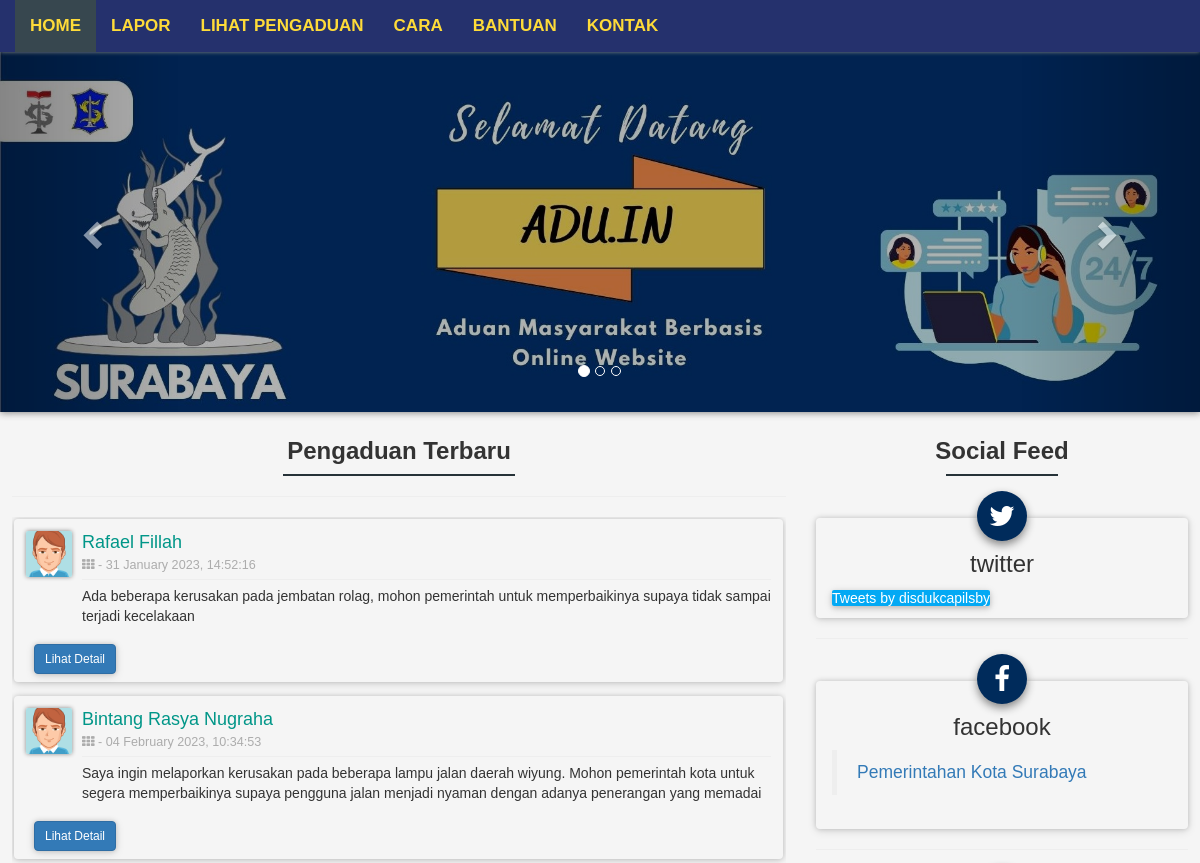
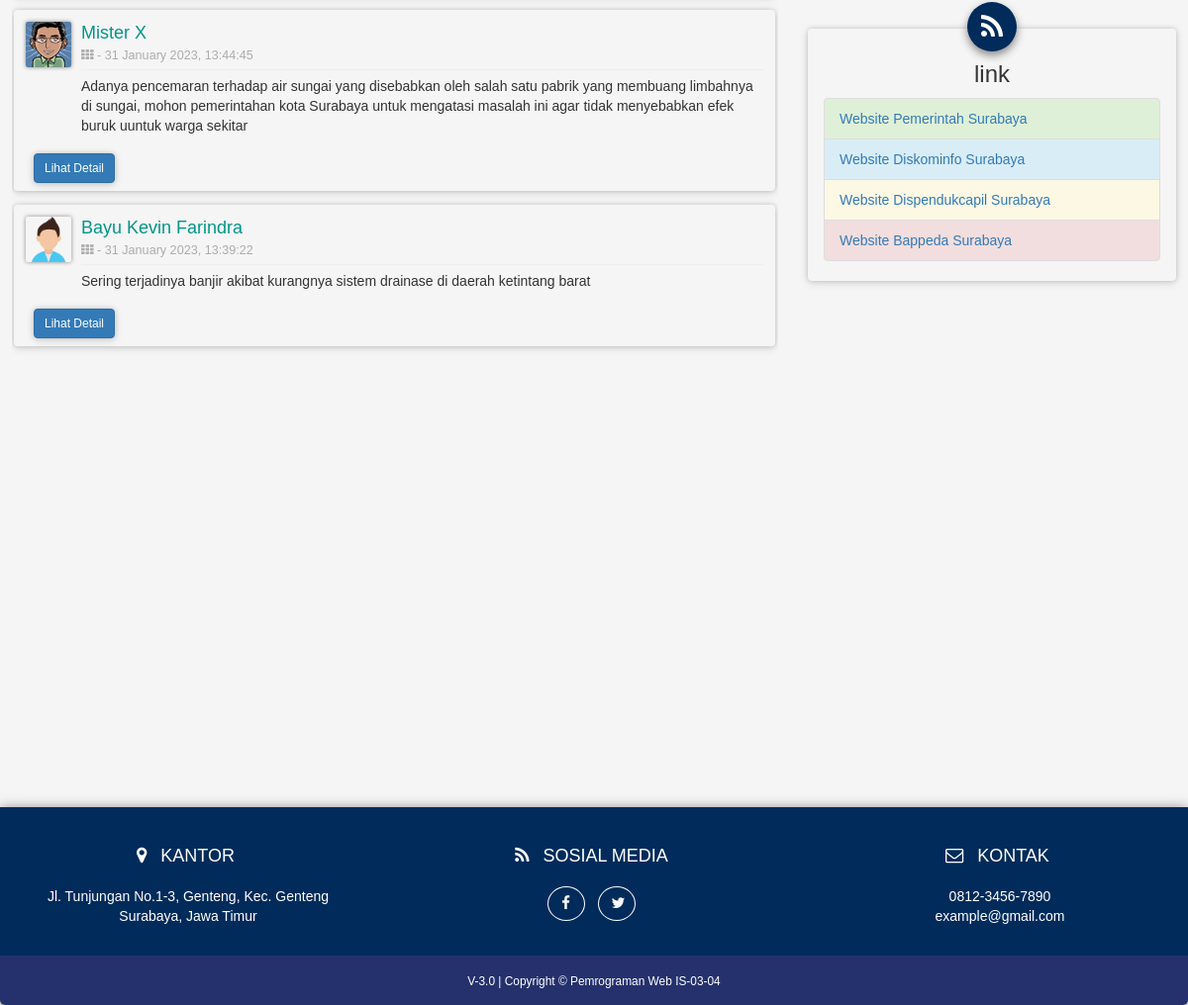
The page /user/public/home.php on the database its author committed (2 pictures, top to bottom).
### tables this page shows
CREATE TABLE `laporan` (
  `id` int(11) NOT NULL,
  `nama` varchar(64) NOT NULL,
  `email` varchar(64) NOT NULL,
  `telpon` varchar(12) NOT NULL,
  `alamat` varchar(256) NOT NULL,
  `tujuan` int(11) NOT NULL,
  `isi` varchar(2048) NOT NULL,
  `tanggal` timestamp NOT NULL DEFAULT current_timestamp() ON UPDATE current_timestamp(),
  `status` varchar(12) NOT NULL
);

### user/public/home.php (the view, shortened to what this page needs)
<?php
    require_once("database.php");
?>
<?php
function RandomAvatar(){
    $photoAreas = array("avatar1.png", "avatar2.png", "avatar3.png", "avatar4.png", "avatar5.png", "avatar6.png", "avatar7.png", "avatar8.png", "avatar9.png", "avatar10.png", "avatar11.png");
    $randomNumber = array_rand($photoAreas);
    $randomImage = $photoAreas[$randomNumber];
    echo $randomImage;
}
?>
<!DOCTYPE html>
<html lang="id" style="scroll-behavior: smooth;">
<head>
    <link rel="stylesheet" href="css\styles.css">
    <link rel="stylesheet" href="css/font-awesome.min.css">
    <link href="css/style.css" rel="stylesheet">
</head>
<body style="width:100%; margin: 0;">
    <div class="shadow">
        <nav class="navbar navbar-inverse navbar-fixed form-shadow" style="width:100%; margin: 0;">
            <div class="container-fluid" style="padding: 0;">
                <div class="collapse navbar-collapse" id="bs-example-navbar-collapse-1" style="background-color: #25316D; width: 100%;">
                    <ul class="nav navbar-nav nav-link">
                        <li class="active"><a href="" style="color: #FEDB39; font-weight: bold; font-size: 17px;">HOME</a></li>
                        <li><a href="lapor" style="color: #FEDB39; font-weight: bold; font-size: 17px;">LAPOR</a></li>
                        <li><a href="lihat" style="color: #FEDB39; font-weight: bold; font-size: 17px;">LIHAT PENGADUAN</a></li>
                        <li><a href="cara" style="color: #FEDB39; font-weight: bold; font-size: 17px;">CARA</a></li>
                        <li><a href="bantuan" style="color: #FEDB39; font-weight: bold; font-size: 17px;">BANTUAN</a></li>
                        <li><a href="kontak" style="color: #FEDB39; font-weight: bold; font-size: 17px;">KONTAK</a></li>
                    </ul>
            </div>
        </div>
    </nav>
    <div id="mainCarousel" class="carousel slide" data-ride="carousel">
        <ol class="carousel-indicators">
            <li data-target="#mainCarousel" data-slide-to="0" class="active"></li>
            <li data-target="#mainCarousel" data-slide-to="1"></li>
            <li data-target="#mainCarousel" data-slide-to="2"></li>
        </ol>
        <div class="carousel-inner" role="listbox">
            <div class="item active">
                <img src="images/home-1.jpg" alt="...">
            </div>
        </div>
        <a class="left carousel-control" href="#mainCarousel" role="button" data-slide="prev">
            <span class="glyphicon glyphicon-chevron-left"></span>
        </a>
        <a class="right carousel-control" href="#mainCarousel" role="button" data-slide="next">
            <span class="glyphicon glyphicon-chevron-right"></span>
        </a>
    </div>
    <div class="main-content">
        <div class="section">
            <div class="row">
                <div class="col-md-8">
                    <br>
                    <h3 class="text-center h3-custom"><strong>Pengaduan Terbaru</strong></h3>
                    <hr class="custom-line"/>
                    <hr>
                    <div class="scroll-laporan">
                        <?php
                        $statement = $db->query("SELECT * FROM `laporan` ORDER BY id DESC");
                        foreach ($statement as $key ) {
                            $mysqldate = $key['tanggal'];
                            $phpdate = strtotime($mysqldate);
                            $tanggal = date( 'd F Y, H:i:s', $phpdate);
                            ?>
                            <div class="panel-body card-shadow-2">
                                <a class="media-left" href="#"><img class="img-circle img-sm form-shadow" src="images/avatar/<?php RandomAvatar(); ?>"></a>
                                <div class="media-body">
                                    <div>
                                        <h4 class="text-green profil-name" style="font-family: helvetica;"><?php echo $key['nama']; ?></h4>
                                        <p class="text-muted text-sm"><i class="fa fa-th fa-fw"></i>  -  <?php echo $tanggal; ?></p>
                                    </div>
                                    <hr class="hr-nama">
                                    <p>
                                        <?php echo $key['isi']; ?>
                                    </p>
                                </div>
                                <div class="form-inline">
                                    <button type="button" class="btn btn-primary btn-sm btn-custom card-shadow-2" data-toggle="modal" data-target="#ModalDetail<?php echo $key['id']; ?>" style="margin: 8px;">
                                        Lihat Detail
                                    </button>
								</div>
                            </div>
                            <?php
                        }
                        ?>
                    </div>
                </div>
                <div class="col-md-4">
                    <br>
                    <h3 class="text-center h3-custom"><strong>Social Feed</strong></h3>
                    <hr class="custom-line"/>
                    <div class="box">
                        <div class="box-icon shadow" style="background-color: #002B5B;">
                            <span class="fa fa-2x fa-twitter"></span>
                        </div>
                        <div class="info">
                            <h3 class="text-center">twitter</h3>
                            <a class="twitter-timeline" href="https://twitter.com/dispendukcapils" data-width="500" data-height="300">Tweets by disdukcapilsby</a>
                        </div>
                    </div>
                    <hr>
                    <div class="box">
                        <div class="box-icon shadow" style="background-color: #002B5B;">
                            <span class="fa fa-2x fa-facebook"></span>
                        </div>
                        <div class="info">
                            <h3 class="text-center">facebook</h3>
                            <div class="fb-page" data-height="300" data-width="500" data-href="https://www.facebook.com/HumasPemkotSurabaya/" data-tabs="timeline" data-small-header="false" data-adapt-container-width="true" data-hide-cover="false" data-show-facepile="true">
                                <blockquote cite="https://www.facebook.com/HumasPemkotSurabaya/" class="fb-xfbml-parse-ignore">
                                    <a href="https://www.facebook.com/HumasPemkotSurabaya/">Pemerintahan Kota Surabaya</a>
                                </blockquote>
                            </div>
                        </div>
                    </div>
                    <hr>
                    <div class="box">
                        <div class="box-icon shadow" style="background-color: #002B5B;">
                            <span class="fa fa-2x fa-rss"></span>
                        </div>
                        <div class="info">
                            <h3 class="text-center">link</h3>
                            <ul class="list-group">
                                <li class="list-group-item list-group-item-success"><a href="#">Website Pemerintah Surabaya</a></li>
                                <li class="list-group-item list-group-item-info"><a href="#">Website Diskominfo Surabaya</a></li>
                                <li class="list-group-item list-group-item-warning"><a href="#">Website Dispendukcapil Surabaya</a></li>
                                <li class="list-group-item list-group-item-danger"><a href="#">Website Bappeda Surabaya</a></li>
                            </ul>
                        </div>
                    </div>
                </div>
            </div>
        </div>
    </div>
    <footer class="footer text-center" style="background-color: #002B5B;">
        <div class="row">
            <div class="col-md-4 mb-5 mb-lg-0">
                <ul class="list-inline mb-0">
                    <li class="list-inline-item">
                        <i class="fa fa-top fa-map-marker"></i>
                    </li>
                    <li class="list-inline-item">
                        <h4 class="text-uppercase mb-4">Kantor</h4>
                    </li>
                </ul>
                <p class="mb-0">
                    Jl. Tunjungan No.1-3, Genteng, Kec. Genteng
                    <br>Surabaya, Jawa Timur
                </p>
            </div>
            <div class="col-md-4 mb-5 mb-lg-0">
                <ul class="list-inline mb-0">
                    <li class="list-inline-item">
                        <i class="fa fa-top fa-rss"></i>
                    </li>
                    <li class="list-inline-item">
                        <h4 class="text-uppercase mb-4">Sosial Media</h4>
                    </li>
                </ul>
                <ul class="list-inline mb-0">
                    <li class="list-inline-item">
                        <a class="btn btn-outline-light btn-social text-center rounded-circle" href="https://www.facebook.com/HumasPemkotSurabaya/" target="_blank">
                            <i class="fa fa-fw fa-facebook"></i>
                        </a>
                    </li>
                    <li class="list-inline-item">
                        <a class="btn btn-outline-light btn-social text-center rounded-circle" href="https://twitter.com/dispendukcapils" target="_blank">
                            <i class="fa fa-fw fa-twitter"></i>
                        </a>
                    </li>
                </ul>
            </div>
            <div class="col-md-4">
                <ul class="list-inline mb-0">
                    <li class="list-inline-item">
                        <i class="fa fa-top fa-envelope-o"></i>
                    </li>
                    <li class="list-inline-item">
                        <h4 class="text-uppercase mb-4">Kontak</h4>
                    </li>
                </ul>
                <p class="mb-0">
                    0812-3456-7890 <br>
                    example@gmail.com
                </p>
            </div>
        </div>
    </footer>
    <div class="copyright py-4 text-center text-white" style="background-color: #25316D;">
        <small>V-3.0 | Copyright &copy; Pemrograman Web IS-03-04</small>
    </div>
</div>
</body>
</html>

### user/public/css/style.css (style rules this page uses)
* { font-family: helvetica; scroll-behavior: smooth; }
body { height:100%; background-color: #F5F5F5; padding-top: 45px; margin: 0.5% 5%; }
html { height: 100%; }
.item img { width: 100%; }
.shadow { box-shadow: 0px 4px 8px #888888; border-radius: 5px; min-height: 100%; }
.footer { padding-top: 3rem; padding-bottom: 2rem; background-color: #263238; color: #fff; bottom: 0; box-shadow: 0px 1px 12px #888888; }
.copyright { background-color: #1a252f; border-bottom-left-radius: 5px; border-bottom-right-radius: 5px; bottom: 0; }
.py-4 { padding-top: 1.5rem!important; padding-bottom: 1.5rem!important; }
.text-white { color: #fff!important; }
.main-content { padding: 12px; }
.btn-social { width: 3.8rem; height: 3.5rem; font-size: 1.5rem; line-height: 2rem; color: #fff; }
.text-center { text-align: center!important; }
.rounded-circle { border-radius: 50%!important; }
.btn-outline-light { color: #f8f9fa; background-color: transparent; background-image: none; border-color: #f8f9fa; }
.fa-top { font-size: 1.3em; }
.nav-link a { font-size: 14px; color: #000; }
.box { border-radius: 4px; box-shadow: 0 0px 5px 0 rgba(0, 0, 0, 0.16), 0 2px 10px 0 rgba(0, 0, 0, 0.12); padding: 10px 16px; display: block; margin-top: 42px; margin-bottom: 18px; }
.box-icon { background-color: #00897b; border-radius: 50%; display: table; height: 50px; margin: 0 auto; width: 50px; margin-top: -37px; }
.box-icon span { color: #fff; display: table-cell; text-align: center; vertical-align: middle; }
.info > a { background-color: #03a9f4; border-radius: 2px; box-shadow: 0 2px 5px 0 rgba(0, 0, 0, 0.16), 0 2px 10px 0 rgba(0, 0, 0, 0.12); color: #fff; transition: all 0.5s ease 0s; }
.fb-page, .fb-page span, .fb-page span iframe[style] { width: 100% !important; padding-bottom: 4px; }
.item:after { content:""; display:block; position:absolute; top:0; bottom:0; left:0; right:0; background:rgba(0,0,0,0.3); }
.form-shadow { box-shadow: 0px 0px 4px #888888; border-radius: 2px; }
.navbar-fixed { position: fixed; top: 0; left: 0; right: 0; z-index: 20; margin: 0 5%; box-shadow: 0px 0px 4px #888888; }
.custom-line { border-color: #263238; border-width: 2px; max-width: 30%; margin-top: 0px; }
.panel-body { padding: 12px 12px 0px 12px; margin-top: 2px; margin-bottom: 14px; }
h4.profil-name { margin-top: 2px; margin-bottom: 4px; }
.hr-nama { margin-top: -6px; margin-bottom: 6px; }
.img-sm { width: 46px; height: 46px; }
.text-muted, a.text-muted:hover, a.text-muted:focus { color: #acacac; }
.text-sm { font-size: 0.9em; }
.card-shadow-2 { border-radius: 4px; box-shadow: 0 0px 5px 0 rgba(0, 0, 0, 0.16), 0 2px 10px 0 rgba(0, 0, 0, 0.12); }
.scroll-laporan { overflow-x: hidden; overflow-y: scroll; height: 1150px; padding-left: 2px; padding-right: 3px; }
.h3-custom { font-size: 24px; margin-top: -6px; }
.text-green { color: #009688; }

### rows shown on the page
laporan: nama "Rafael Fillah", tanggal "31 January 2023, 14:52:16", isi "Ada beberapa kerusakan pada jembatan rolag, mohon pemerintah untuk memperbaikinya supaya tidak sampai terjadi kecelakaan"
laporan: nama "Bintang Rasya Nugraha", tanggal "04 February 2023, 10:34:53", isi "Saya ingin melaporkan kerusakan pada beberapa lampu jalan daerah wiyung. Mohon pemerintah kota untuk segera memperbaikinya supaya pengguna jalan menjadi nyaman dengan adanya penerangan yang memadai"
laporan: shows a picture, nama "Mister X", tanggal "31 January 2023, 13:44:45", isi "Adanya pencemaran terhadap air sungai yang disebabkan oleh salah satu pabrik yang membuang limbahnya di sungai, mohon pemerintahan kota Surabaya untuk mengatasi masalah ini agar tidak menyebabkan efek buruk uuntuk warga sekitar"
laporan: shows a picture, nama "Bayu Kevin Farindra", tanggal "31 January 2023, 13:39:22", isi "Sering terjadinya banjir akibat kurangnya sistem drainase di daerah ketintang barat"
